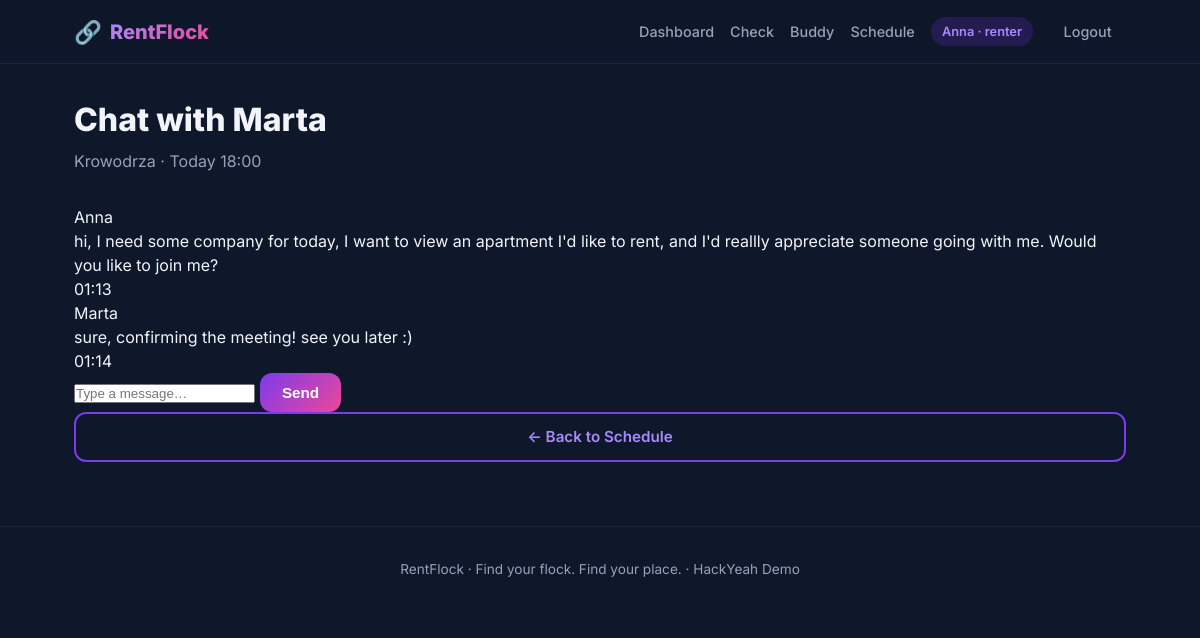
Page /chat/4 (signed in) on the committed database.
### database.py (models this page shows)
class User(Base):
    __tablename__ = "users"
    id = Column(Integer, primary_key=True)
    name = Column(String(100), nullable=False)
    email = Column(String(120), unique=True, nullable=False)
    role = Column(String(20), nullable=False)
    verification_status = Column(String(20), default="unverified")
    rating = Column(Float, default=5.0)
    completed_viewings = Column(Integer, default=0)
    attendance_rate = Column(Float, default=100.0)
    neighborhood = Column(String(100), default="")
    available = Column(Boolean, default=True)
    created_at = Column(DateTime, default=datetime.utcnow)
    requests = relationship("BuddyRequest", back_populates="renter", foreign_keys="BuddyRequest.renter_id")
    matches = relationship("Match", back_populates="buddy", foreign_keys="Match.buddy_id")

class BuddyRequest(Base):
    __tablename__ = "buddy_requests"
    id = Column(Integer, primary_key=True)
    renter_id = Column(Integer, ForeignKey("users.id"), nullable=False)
    location = Column(String(200), nullable=False)
    date = Column(String(50), nullable=False)
    time = Column(String(20), nullable=False)
    duration = Column(Integer, default=30)
    reward = Column(Float, default=20.0)
    notes = Column(Text, default="")
    status = Column(String(30), default="open")  # open / pending / matched / completed / cancelled
    created_at = Column(DateTime, default=datetime.utcnow)
    renter = relationship("User", back_populates="requests", foreign_keys=[renter_id])
    match = relationship("Match", back_populates="request", uselist=False)
    report = relationship("ViewingReport", back_populates="request", uselist=False)

class ChatMessage(Base):
    __tablename__ = "chat_messages"
    id = Column(Integer, primary_key=True)
    match_id = Column(Integer, ForeignKey("matches.id"), nullable=False)
    sender_id = Column(Integer, ForeignKey("users.id"), nullable=False)
    content = Column(Text, nullable=False)
    created_at = Column(DateTime, default=datetime.utcnow)
    match = relationship("Match", back_populates="messages")
    sender = relationship("User")

### app.py (the view, shortened to what this page needs)
@app.route("/chat/<int:match_id>", methods=["GET", "POST"])
def chat(match_id):
    user = get_current_user()
    if not user:
        return redirect(url_for("login"))
    db = SessionLocal()
    try:
        match = db.query(Match).filter(Match.id == match_id).first()
        if not match:
            flash("Match not found.", "error")
            return redirect(url_for("dashboard"))
        is_renter = match.request.renter_id == user.id
        is_buddy = match.buddy_id == user.id
        if not (is_renter or is_buddy):
            flash("Access denied.", "error")
            return redirect(url_for("dashboard"))
        buddy = db.query(User).filter(User.id == match.buddy_id).first()
        renter = match.request.renter
        messages = (
            db.query(ChatMessage)
            .filter(ChatMessage.match_id == match.id)
            .order_by(ChatMessage.created_at.asc())
            .all()
        )
        msg_data = [
            {
                "id": m.id,
                "sender_id": m.sender_id,
                "sender_name": m.sender.name if m.sender else "?",
                "content": m.content,
                "created_at": m.created_at.strftime("%H:%M") if m.created_at else "",
                "is_me": m.sender_id == user.id,
            }
            for m in messages
        ]
        other_name = buddy.name if is_renter else (renter.name if renter else "Renter")
        return render_template(
            "chat.html",
            user=user,
            match=match,
            messages=msg_data,
            other_name=other_name,
            request_obj=match.request,
        )
    finally:
        db.close()

### app.py (called while the page is built)
def get_current_user():
    user_id = session.get("user_id")
    if not user_id:
        return None
    db = SessionLocal()
    try:
        return db.query(User).filter(User.id == user_id).first()
    finally:
        db.close()

### templates/chat.html (shortened to what this page needs)
{% extends "base.html" %}
{% block content %}
<div class="page-header">
    <h1>Chat with {{ other_name }}</h1>
    <p>{{ request_obj.location }} · {{ request_obj.date }} {{ request_obj.time }}</p>
</div>
<div class="chat-page">
    <div class="chat-box large">
        <div class="chat-messages" id="chat-messages">
            {% for m in messages %}
            <div class="chat-msg {% if m.is_me %}me{% else %}them{% endif %}">
                <div class="chat-bubble">
                    <span class="chat-sender">{{ m.sender_name }}</span>
                    <p>{{ m.content }}</p>
                    <span class="chat-time">{{ m.created_at }}</span>
                </div>
            </div>
            {% else %}
            <p class="chat-empty">No messages yet. Say hello!</p>
            {% endfor %}
        </div>
        <form method="POST" action="{{ url_for('chat', match_id=match.id) }}" class="chat-form">
            <input type="text" name="content" placeholder="Type a message…" required autocomplete="off">
            <button type="submit" class="btn primary">Send</button>
        </form>
    </div>
    <div class="chat-sidebar">
        <a href="{{ url_for('schedule') }}" class="btn outline full">← Back to Schedule</a>
    </div>
</div>
{% endblock %}

### templates/base.html (shortened to what this page needs)
<!DOCTYPE html>
<html lang="en">
<head>
    <link rel="stylesheet" href="{{ url_for('static', filename='style.css') }}">
</head>
<body>
    <nav class="navbar">
        <div class="nav-inner">
            <a href="{{ url_for('index') }}" class="logo">
                <span class="logo-icon">🔗</span>
                <span class="logo-text">RentFlock</span>
            </a>
            <div class="nav-links">
                {% if user %}
                    <a href="{{ url_for('dashboard') if user.role == 'renter' else url_for('buddy_dashboard') }}">Dashboard</a>
                    <a href="{{ url_for('check') }}">Check</a>
                    {% if user.role == 'renter' %}
                        <a href="{{ url_for('buddy') }}">Buddy</a>
                    {% endif %}
                    <a href="{{ url_for('schedule') }}">Schedule</a>
                    <span class="user-badge">{{ user.name }} · {{ user.role }}</span>
                    <a href="{{ url_for('logout') }}" class="btn-small">Logout</a>
                {% else %}
                    <a href="{{ url_for('login') }}" class="btn-small">Login</a>
                    <a href="{{ url_for('demo_login', role='renter') }}" class="btn-small primary">Demo Renter</a>
                    <a href="{{ url_for('demo_login', role='buddy') }}" class="btn-small secondary">Demo Buddy</a>
                {% endif %}
            </div>
        </div>
    </nav>
    <main>
        {% block content %}{% endblock %}
    </main>
    <footer class="footer">
        <p>RentFlock · Find your flock. Find your place. · HackYeah Demo</p>
    </footer>
</body>
</html>

### static/style.css (style rules this page uses)
:root { --navy: #0f172a; --purple: #7c3aed; --purple-light: #a78bfa; --pink: #ec4899; --cyan: #06b6d4; --yellow: #fbbf24; --bg: #0f172a; --card: #1e293b; --card-hover: #334155; --text: #f1f5f9; --text-muted: #94a3b8; --success: #22c55e; --warning: #f59e0b; --danger: #ef4444; --radius: 16px; --shadow: 0 8px 32px rgba(0,0,0,0.3); }
* { margin: 0; padding: 0; box-sizing: border-box; }
body { font-family: 'Inter', system-ui, -apple-system, sans-serif; background: var(--bg); color: var(--text); min-height: 100vh; line-height: 1.5; }
.navbar { background: rgba(15, 23, 42, 0.9); backdrop-filter: blur(12px); border-bottom: 1px solid rgba(124, 58, 237, 0.2); position: sticky; top: 0; z-index: 100; }
.nav-inner { max-width: 1100px; margin: 0 auto; padding: 0.9rem 1.5rem; display: flex; align-items: center; justify-content: space-between; gap: 1rem; }
.logo { display: flex; align-items: center; gap: 0.5rem; text-decoration: none; color: var(--text); font-weight: 800; font-size: 1.25rem; }
.logo-icon { font-size: 1.4rem; }
.logo-text { background: linear-gradient(135deg, var(--purple-light), var(--pink)); -webkit-background-clip: text; -webkit-text-fill-color: transparent; background-clip: text; }
.nav-links { display: flex; align-items: center; gap: 1rem; flex-wrap: wrap; }
.nav-links a { color: var(--text-muted); text-decoration: none; font-weight: 500; font-size: 0.9rem; transition: color 0.2s; }
.user-badge { background: rgba(124, 58, 237, 0.2); color: var(--purple-light); padding: 0.3rem 0.7rem; border-radius: 999px; font-size: 0.8rem; font-weight: 600; }
.btn, .btn-small { display: inline-flex; align-items: center; justify-content: center; gap: 0.4rem; padding: 0.7rem 1.4rem; border-radius: 12px; font-weight: 600; font-size: 0.95rem; text-decoration: none; border: none; cursor: pointer; transition: all 0.2s; }
.btn-small { padding: 0.4rem 0.9rem; font-size: 0.85rem; }
.btn.primary, .btn-small.primary { background: linear-gradient(135deg, var(--purple), var(--pink)); color: white; }
.btn.outline { background: transparent; border: 2px solid var(--purple); color: var(--purple-light); }
.btn.full { width: 100%; }
main { max-width: 1100px; margin: 0 auto; padding: 2rem 1.5rem 4rem; }
.page-header { margin-bottom: 2rem; }
.page-header h1 { font-size: 2rem; font-weight: 800; margin-bottom: 0.3rem; }
.page-header p { color: var(--text-muted); }
.footer { text-align: center; padding: 2rem; color: var(--text-muted); font-size: 0.85rem; border-top: 1px solid rgba(255,255,255,0.05); }

### rows in the picture
User: name "Anna", role "renter", sender_name "Anna"
User: name "Marta", sender_name "Marta"
BuddyRequest: location "Krowodrza", date "Today", time "18:00"
ChatMessage: content "hi, I need some company for today, I want to view an apartment I'd like to rent, and I'd reallly appreciate someone going with me. Would you like to join me?"
ChatMessage: content "sure, confirming the meeting! see you later :)"

### other values in the picture
{{ m.created_at }} "01:13" "01:14"
